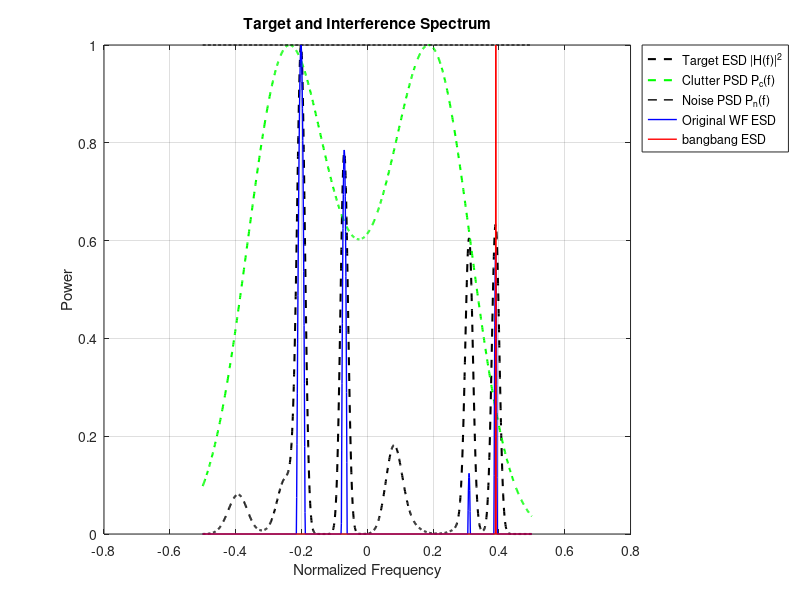

Recreate this plot in MATLAB. (Note: this script raises an error after producing the figure.)
%
% ------------------------------------------------------------------------%
% Refer to: 
% Yang C, Yang W, Qiu X, et al. Cognitive Radar Waveform Design Method 
% under the Joint Constraints of Transmit Energy and Spectrum Bandwidth
% [J]. Remote Sensing, 2023, 15(21): 5187.
% ------------------------------------------------------------------------%
clc;clear;
% close all;
rng default

bandwidth = 50e6; % 50 MHz
pulse_width = 2.5e-6; % 2.5 µs
Be = 0.25;
Nf = 1024;                          % 频点数
f = linspace(-0.5, 0.5, Nf);        % 归一化频率范围 [-0.5, 0.5]
df = f(2) - f(1);                  % 频率分辨率
Ex = 1e-2;

% ------------------------------------------------------------------------%
% target frequency response H(f),  consist of several Gaussian spectra. ESD = abs(Hf).^2
Hf = zeros(1, Nf);
% Data from Table 1, center frequency, weight and variance of each target Gaussian spectrum
target_params = [                   
    -0.42, 0.3, 1.70e6;
    -0.38, 0.5, 1.70e6;
    -0.25, 0.8, 1.70e6;
    -0.20, 1.0, 8.00e5;
    -0.07, 1.0, 8.00e5;
     0.08, 1.0, 1.70e6;
     0.15, 0.2, 1.70e6;
     0.28, 0.25, 1.70e6;
     0.31, 0.8, 8.00e5;
     0.39, 0.9, 8.00e5
];
target_params(:, 3) = target_params(:, 3) / bandwidth;
for i = 1:size(target_params, 1)
    Hf = Hf + target_params(i, 2) / (sqrt(2*pi)*target_params(i, 3)) ...
        * exp(-(f - target_params(i, 1)).^2 / (2 * target_params(i, 3).^2));
end
Hf = Hf / max(Hf);                 % 归一化

% Clutter PSD
Pc = zeros(1, Nf);
clutter_params = [                 % 杂波参数（频点、权重、方差）
    -0.25, 1.0, 8.3e6;
     0.20, 1.0, 8.3e6
];
clutter_params(:, 3) = clutter_params(:, 3) / bandwidth;
for i = 1:size(clutter_params, 1)
    Pc = Pc + clutter_params(i, 2) / (sqrt(2*pi)*clutter_params(i, 3)) ...
        * exp(-(f - clutter_params(i, 1)).^2 / (2 * clutter_params(i, 3).^2));
end
%%%% not sure!!!!!!!!!!
Pc = abs(Pc).^2;
%%%%%%%%%%%%%%%%%%%%%%%%%%%%%%%%%%%%%%%%
Pc = Pc / max(Pc);                 % 归一化

% 噪声PSD
Pn = ones(1, Nf);                   % 白噪声（单位功率）

%% ------------------------------------------------------------------------% 
% Water filling (max eqution 1)
% Refer to:
% Theory and application of SNR and mutual information matched illumination waveforms
%
Bf = sqrt(abs(Hf).^2 .* Pn) ./ Pc;
Df = sqrt(Pn ./ abs(Hf).^2);
% 注水算法：通过二分法确定常数 A = 1 / sqrt(lambda)
A_low = min(Df); % A 的下界
A_high = max(Df + Ex ./ Bf); % A 的上界（估计值）
tolerance = 1e-6; % 容差
max_iter = 1000; % 最大迭代次数

for iter = 1:max_iter
    A = (A_low + A_high) / 2;
    X_ESD_WF = max(0, Bf .* (A - Df));
    current_Ex = trapz(f, X_ESD_WF); % trapz：积分，计算当前能量

    if abs(current_Ex - Ex) < tolerance
        break; % 满足能量约束
    elseif current_Ex < Ex
        A_low = A; % 能量不足，增加 A
    else
        A_high = A; % 能量过多，减小 A
    end
end

X_ESD_WF = X_ESD_WF / max(X_ESD_WF);
X_spectrum_WF = sqrt(X_ESD_WF) .* exp(1i * angle(Hf)); % 保持相位信息

% ------------------------------------------------------------------------% 
% corrected SINR (max eqution 2)
% bang-bang 控制算法
objective = Pc - abs(Hf).^2;    % 计算 Pc(f) - |H(f)|^2

% 找到频带 W 内使 Pc(f) - |H(f)|^2 最小的频点
[~, idx] = min(objective);
f_star = f(idx);

% 构造最优功率谱 |X(f)|^2 (bang-bang 控制)
X_ESD_bangbang = zeros(1, Nf);
X_ESD_bangbang(idx) = Ex / df;                  % 能量集中在 f_star (近似狄拉克 delta)
X_ESD_bangbang = X_ESD_bangbang / max(X_ESD_bangbang);


% ------------------------------------------------------------------------% 
% corrected SINR (max eqution 2, Joint Constraints Waveform Spectrum Design)
% X_ESD_Joint = ones(1, Nf) * Ex / (Nf * df); % 初始均匀分布
% v = 0;                            % Lagrange乘数初始化
% lambda = 0;                       % Lagrange乘数初始化
% step = 0.01;
% % 迭代求解KKT条件
% for iter = 1:max_iter
%     x_prev = X_ESD_Joint;
%     for i = 1:Nf
%         numerator = -Pc(i) + ESD(i) - v;
%         if numerator > 0
%             X_ESD_Joint(i) = numerator / (2 * lambda);
%         else
%             X_ESD_Joint(i) = 0;
%         end
%     end
% 
%     % 更新v和lambda（Algorithm 1）
%     v = v + step; % 搜索步长
%     lambda = (sum(X_ESD_Joint) - Ex/df) / (2 * Ex/df);
% 
%     % 检查收敛条件
%     if norm(X_ESD_Joint - x_prev) < tolerance
%         break;
%     end
% end
% X_ESD_Joint = X_ESD_Joint / sum(X_ESD_Joint) * (Ex / df);

%% 绘制结果
figure;
plot(f, abs(Hf).^2, 'k--', 'LineWidth', 1.5); hold on;
plot(f, Pc, 'g--', 'LineWidth', 1.5);
plot(f, Pn, 'k--', 'LineWidth', 1);
plot(f, X_ESD_WF, 'b-', 'LineWidth', 1);
plot(f, X_ESD_bangbang, 'r-', 'LineWidth', 1);
legend('Target ESD |H(f)|^2', 'Clutter PSD P_c(f)', 'Noise PSD P_n(f)', 'Original WF ESD', 'bangbang ESD', 'Location', 'bestoutside');
title('Target and Interference Spectrum');
xlabel('Normalized Frequency');
ylabel('Power');
grid on;

% figure;
% plot(f, X_wf, 'g', 'LineWidth', 1.5); hold on;
% plot(f, X_corrected, 'm', 'LineWidth', 1.5);
% legend('Original WF', 'Corrected Metric');
% title('Waveform Spectrum Design');
% xlabel('Normalized Frequency');
% ylabel('Energy Spectral Density');


%% 计算SINR
SINR = sum(abs(Hf).^2 .* X_wf) / sum(X_wf .* Pc + Pn);
SINR_corrected = sum(abs(Hf).^2 .* X_corrected) / sum(X_corrected .* Pc + Pn);
fprintf('Original WF SINR: %.4f\n', SINR_wf);
fprintf('Corrected Metric SINR: %.4f\n', SINR_corrected);

%% 时域恒模序列合成（Algorithm 2）
% X_spectrum = sqrt(x) .* exp(1i * 2*pi*rand(1,Nf)); % 随机相位
% y = ifft(ifftshift(X_spectrum));    % IFFT得到时域信号
% y = y / max(abs(y));               % 归一化幅值
% 
% figure;
% plot(abs(y), 'LineWidth', 1.5);
% title('Time-Domain CM Sequence');
% xlabel('Time Samples');
% ylabel('Amplitude');








